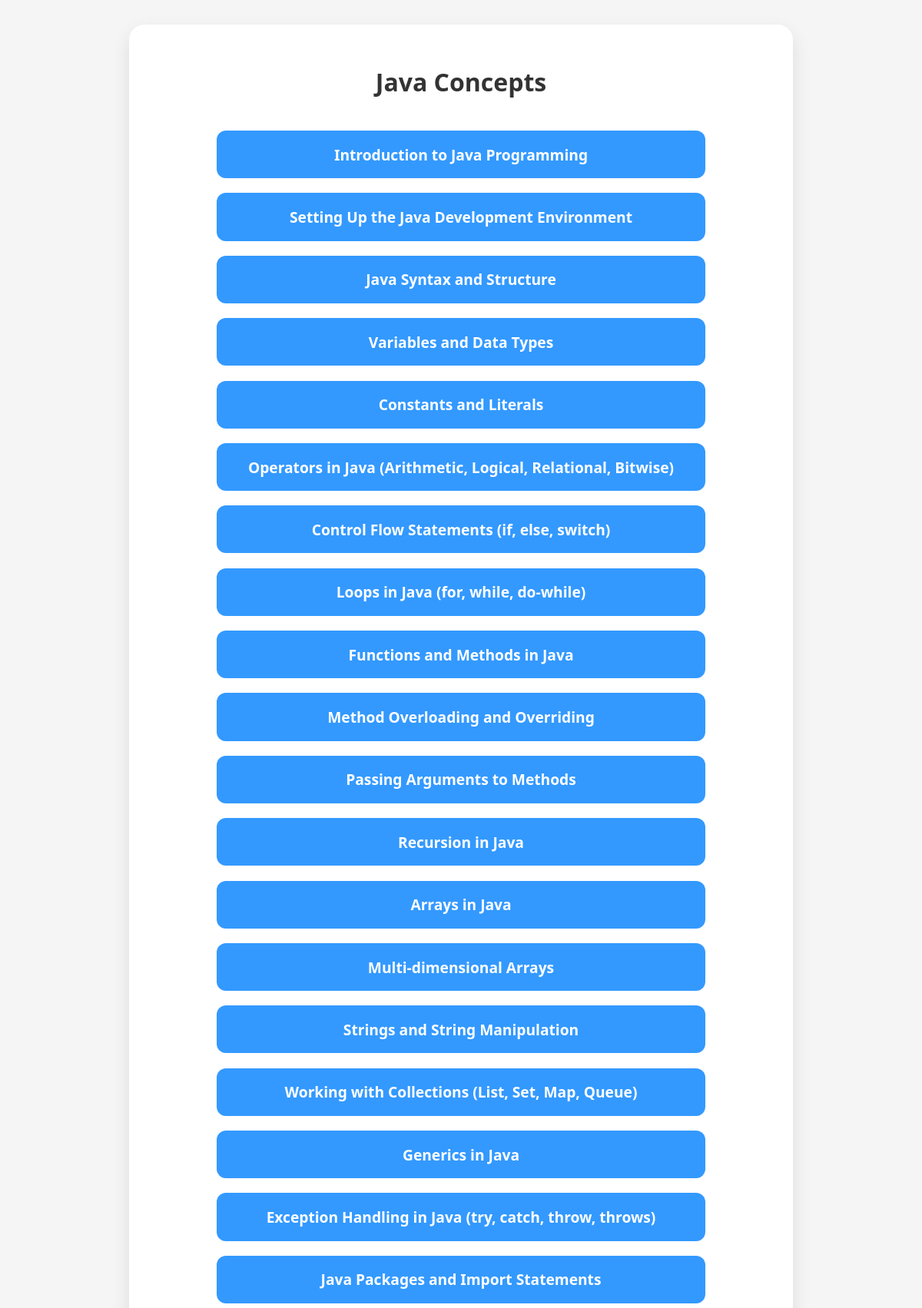
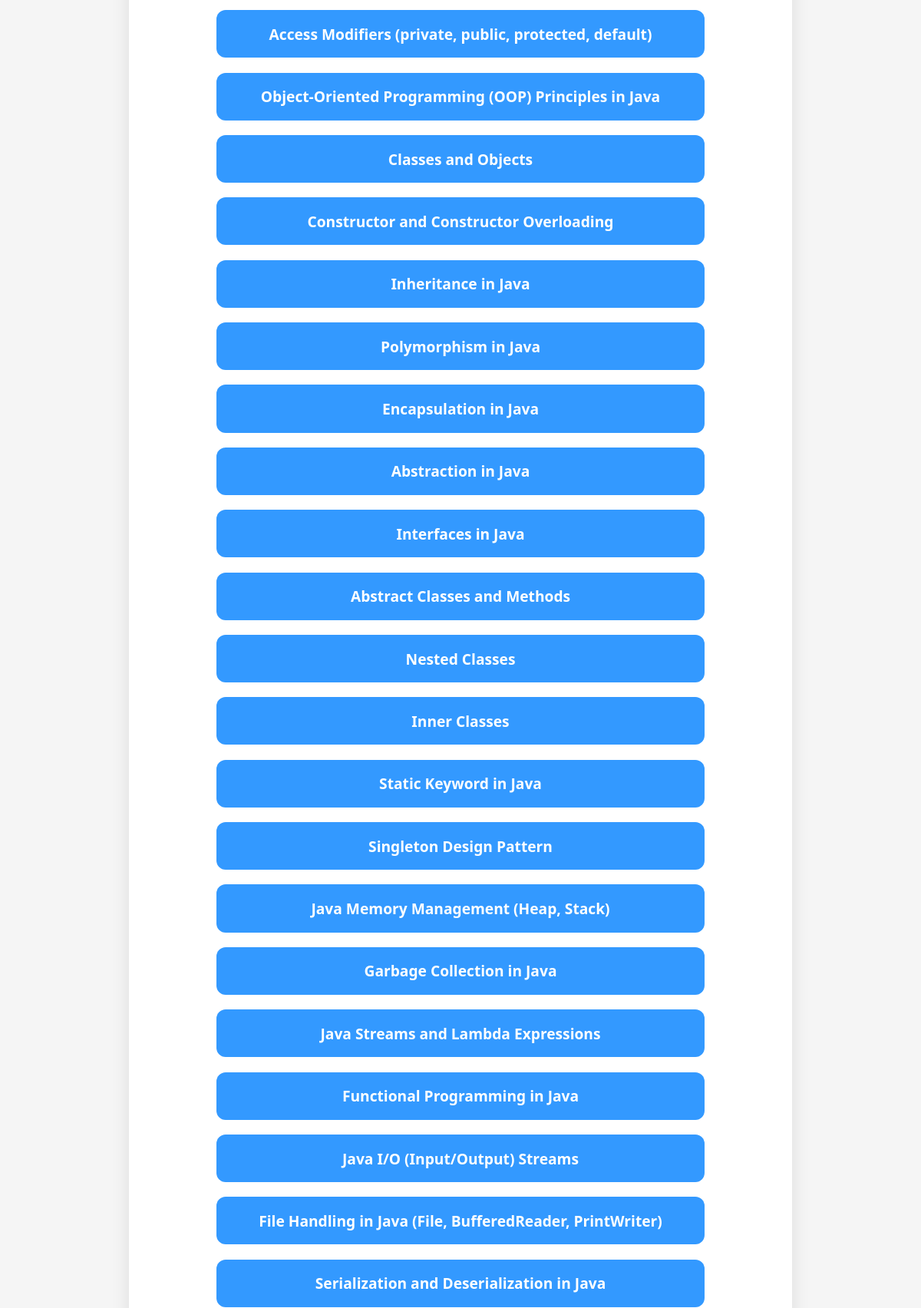
The app's page /concepts?language=Java (upper part) with its own data (2 pictures, top to bottom).
### tables this page shows
CREATE TABLE programming_concepts (
        id INTEGER PRIMARY KEY AUTOINCREMENT,
        language TEXT,
        concepts TEXT
    );

### app.py (the view)
@app.route("/concepts")
def show_concepts():
    language = request.args.get("language")
    conn = sqlite3.connect("language.db")
    cur = conn.cursor()
    cur.execute("SELECT concepts FROM programming_concepts WHERE language=?", (language,))
    rows = cur.fetchall()
    conn.close()
    concepts = [row[0] for row in rows]
    return render_template("concepts.html", language=language, concepts=concepts)

### templates/concepts.html (shortened to what this page needs)
<!DOCTYPE html>
<html>
<head>
    <link rel="stylesheet" href="/static/concepts.css">
</head>
<body>
    <div class="card">
        <h1>{{ language }} Concepts</h1>
        <div class="concepts-container">
            {% for concept in concepts %}
                <a href="/quiz?language={{ language }}&concept={{ concept }}" class="concept-btn">{{ concept }}</a>
            {% endfor %}
        </div>
    </div>
</body>
</html>

### static/concepts.css (style rules this page uses)
body { margin: 0; padding: 0; background-color: #f5f5f5; font-family: 'Segoe UI', Tahoma, Geneva, Verdana, sans-serif; display: flex; justify-content: center; align-items: flex-start; min-height: 100vh; }
.card { background-color: white; padding: 2rem; border-radius: 20px; box-shadow: 0 10px 25px rgba(0, 0, 0, 0.1); width: 100%; max-width: 800px; margin-top: 2rem; display: flex; flex-direction: column; align-items: center; }
h1 { margin-bottom: 2rem; font-size: 2rem; color: #333; }
.concepts-container { width: 100%; display: flex; flex-direction: column; align-items: center; }
.concept-btn { width: 90%; max-width: 600px; margin: 0.6rem 0; padding: 1.1rem; background-color: #3399ff; color: white; text-align: center; text-decoration: none; border-radius: 12px; font-size: 1.2rem; font-weight: 600; transition: all 0.2s ease; }

### records on screen
programming_concepts: concepts "Introduction to Java Programming"
programming_concepts: concepts "Setting Up the Java Development Environment"
programming_concepts: concepts "Java Syntax and Structure"
programming_concepts: concepts "Variables and Data Types"
programming_concepts: concepts "Constants and Literals"
programming_concepts: concepts "Operators in Java (Arithmetic, Logical, Relational, Bitwise)"
programming_concepts: concepts "Control Flow Statements (if, else, switch)"
programming_concepts: concepts "Loops in Java (for, while, do-while)"
programming_concepts: concepts "Functions and Methods in Java"
programming_concepts: concepts "Method Overloading and Overriding"
programming_concepts: concepts "Passing Arguments to Methods"
programming_concepts: concepts "Recursion in Java"
programming_concepts: concepts "Arrays in Java"
programming_concepts: concepts "Multi-dimensional Arrays"
programming_concepts: concepts "Strings and String Manipulation"
programming_concepts: concepts "Working with Collections (List, Set, Map, Queue)"
programming_concepts: concepts "Generics in Java"
programming_concepts: concepts "Exception Handling in Java (try, catch, throw, throws)"
programming_concepts: concepts "Java Packages and Import Statements"
programming_concepts: concepts "Access Modifiers (private, public, protected, default)"
programming_concepts: concepts "Object-Oriented Programming (OOP) Principles in Java"
programming_concepts: concepts "Classes and Objects"
programming_concepts: concepts "Constructor and Constructor Overloading"
programming_concepts: concepts "Inheritance in Java"
programming_concepts: concepts "Polymorphism in Java"
programming_concepts: concepts "Encapsulation in Java"
programming_concepts: concepts "Abstraction in Java"
programming_concepts: concepts "Interfaces in Java"
programming_concepts: concepts "Abstract Classes and Methods"
programming_concepts: concepts "Nested Classes"
programming_concepts: concepts "Inner Classes"
programming_concepts: concepts "Static Keyword in Java"
programming_concepts: concepts "Singleton Design Pattern"
programming_concepts: concepts "Java Memory Management (Heap, Stack)"
programming_concepts: concepts "Garbage Collection in Java"
programming_concepts: concepts "Java Streams and Lambda Expressions"
programming_concepts: concepts "Functional Programming in Java"
programming_concepts: concepts "Java I/O (Input/Output) Streams"
programming_concepts: concepts "File Handling in Java (File, BufferedReader, PrintWriter)"
programming_concepts: concepts "Serialization and Deserialization in Java"

### other values on screen
{{ language }} "Java"
